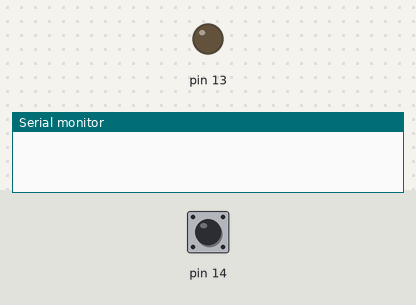
Simulated run of this sketch. Board: Arduino Uno, built with avr-gcc and run on an emulated ATmega328P. Parts: output pins drawn as LEDs (lit = HIGH), the last lines printed to the serial monitor. The inputs (shaded band) are chosen by the test bench; at power-on: pin 14 HIGH.

Above: at 1.2 s.
1.3 s: pin 14 pulled LOW for 0.15 s
At 1.4 s:
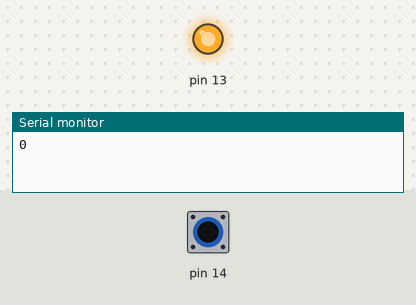
3.0 s: pin 14 pulled LOW for 3.2 s
At 6.6 s:
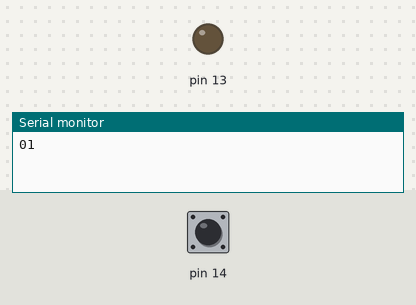
Timing chart, 0 to 8.1 s (numbered marks = the images above; inputs shaded):
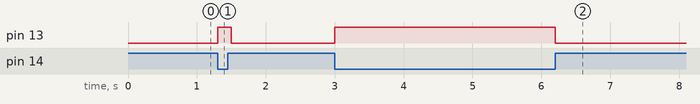

Measured:
- after the input at 1.3 s, pin 13: LOW → HIGH at once, → LOW 0.20 s later
- after the input at 3.0 s, pin 13: LOW → HIGH at once, → LOW 3.2 s later

The sketch:

sketch_jun13a.ino
```cpp
#include <SoftwareSerial.h>
SoftwareSerial mySerial(10, 11); // RX, TX
boolean didi = 0;
uint8_t cnt = 0;

void setup() {
  Serial.begin(115200);
  mySerial.begin(115200);
  PORTC |= (1 << PC0);
  DDRB |= (1 << PB5);
  PORTB &= ~(1 << PB5);
}

void loop() {
  if ((PINC & (1 << PC0)) == 0) {
    PORTB |= (1 << PB5);
    if (!didi) {
      didi = 1;
      Serial.print(cnt++);
    }
    delay(100);
  }
  else if (didi) {

    PORTB &= ~(1 << PB5);
    didi = 0;
  }

  while (Serial.available() > 0) {
    mySerial.write(Serial.read());
  }
  // put your main code here, to run repeatedly:

}
```
